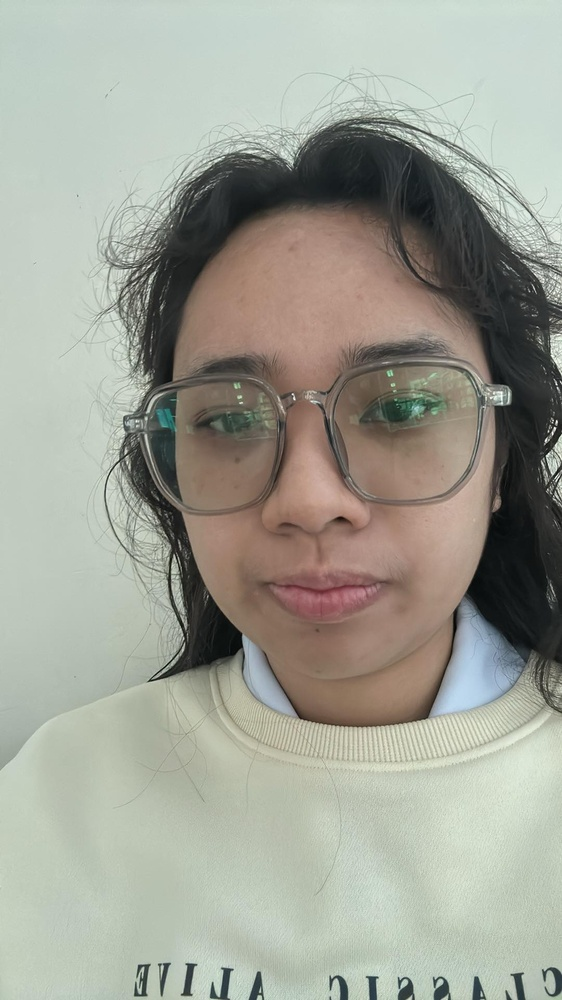
#> input picture input/jozza1.jpg, 562 x 1000 px, shrunk from 1080 x 1920 before the run; its folder holds only this picture in this run
$ python processor.py
#> lines starting #> are read from the running program, lines starting #| are printed output that depends on the picture; after the words box and inside, x2 and y2 are one past the last pixel; in counts of white or black regions, pixels touching at a corner belong together
import cv2
import os

def process_images():
    # 1. Automatically detect image files in input directory
    input_dir = 'input/'
    output_dir = 'output/'

    if not os.path.exists(output_dir):
        os.makedirs(output_dir)

    for filename in os.listdir(input_dir):
        if filename.endswith((".jpg", ".png", ".jpeg")):
            img = cv2.imread(os.path.join(input_dir, filename))
#> img is the input picture: shape (1000, 562, 3); mean B, G, R 149.7, 160.9, 159.5

            # 2. Chained Processing (Requirement #2)
            # Technique A: Grayscale
            gray = cv2.cvtColor(img, cv2.COLOR_BGR2GRAY)
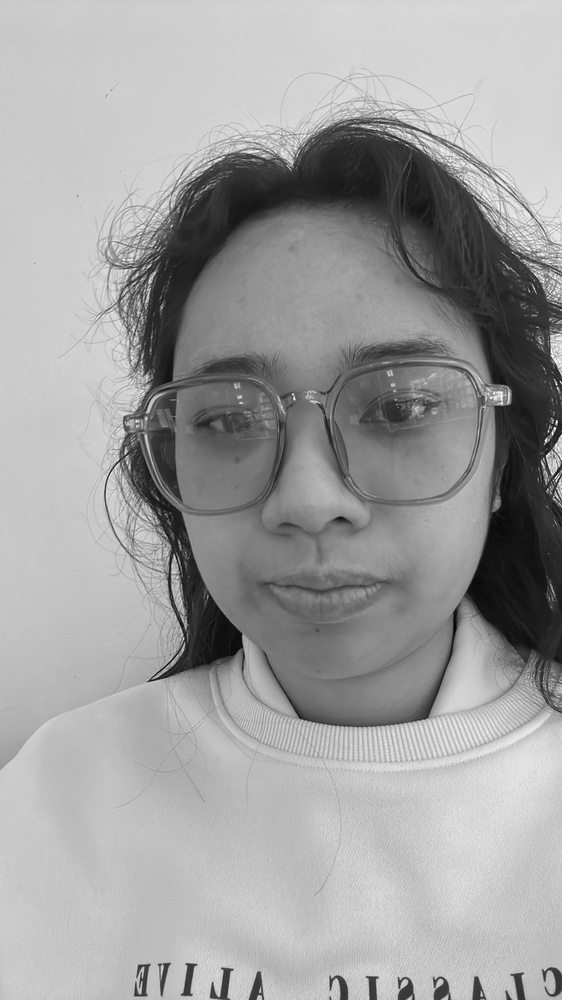
#> gray: shape (1000, 562); min 2, max 255, mean 159.2

            # Technique B: Edge Detection
            edges = cv2.Canny(gray, 100, 200)
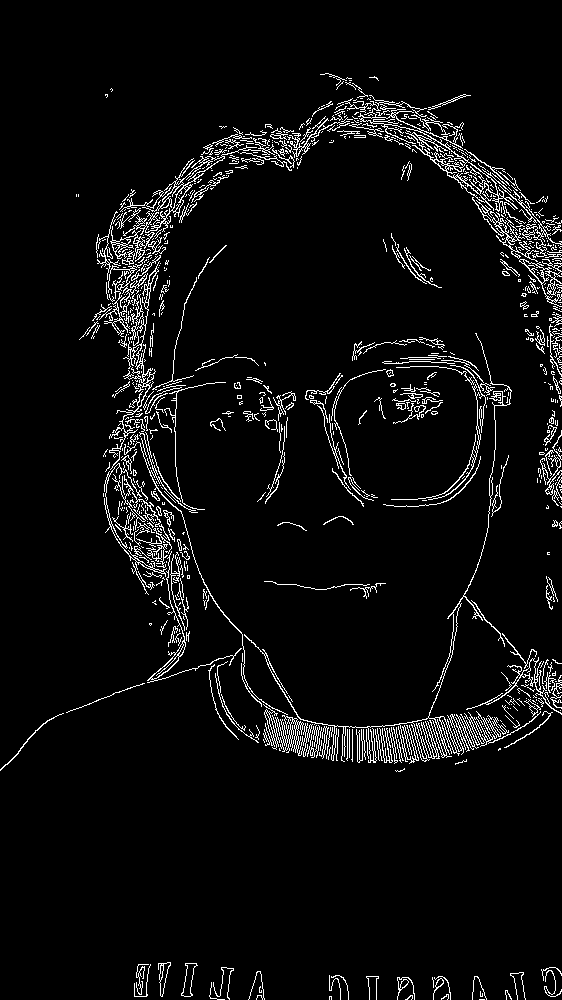
#> edges: shape (1000, 562); 5% white in thin lines or dots
            #edges = None #intentional error for testing

            # 3. Save processed images (Requirement #3)
            cv2.imwrite(os.path.join(output_dir, f"processed_{filename}"), edges)
            print(f"Successfully processed {filename}")

if __name__ == "__main__":
    process_images()

$ run again, on input/jozza2.jpg
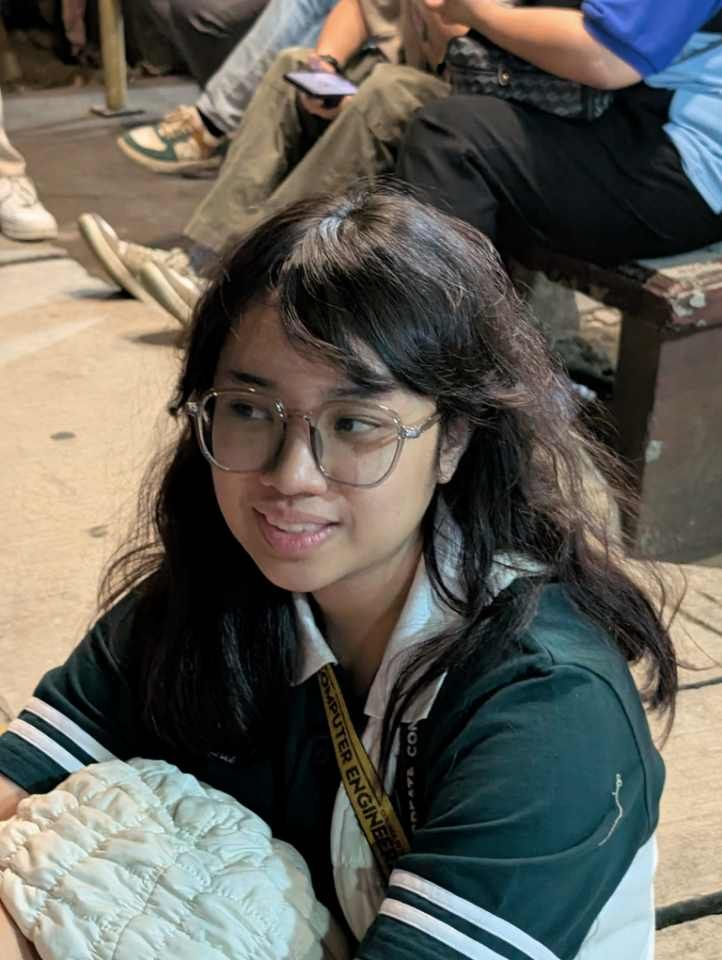
#> input picture input/jozza2.jpg, 722 x 960 px
#> in process_images, img is the input picture: shape (960, 722, 3); mean B, G, R 88.5, 96.2, 98.8
#> in process_images, `gray = cv2.cvtColor(img, cv2.COLOR_BGR2GRAY)`:
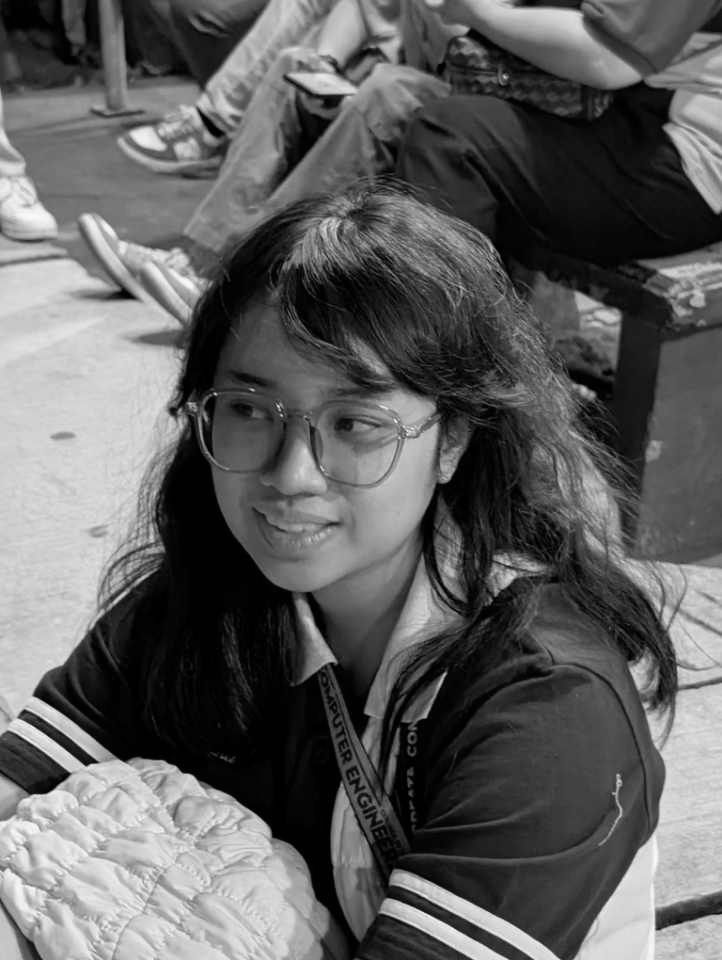
#> gray: shape (960, 722); min 0, max 253, mean 96.1
#> in process_images, `edges = cv2.Canny(gray, 100, 200)`:
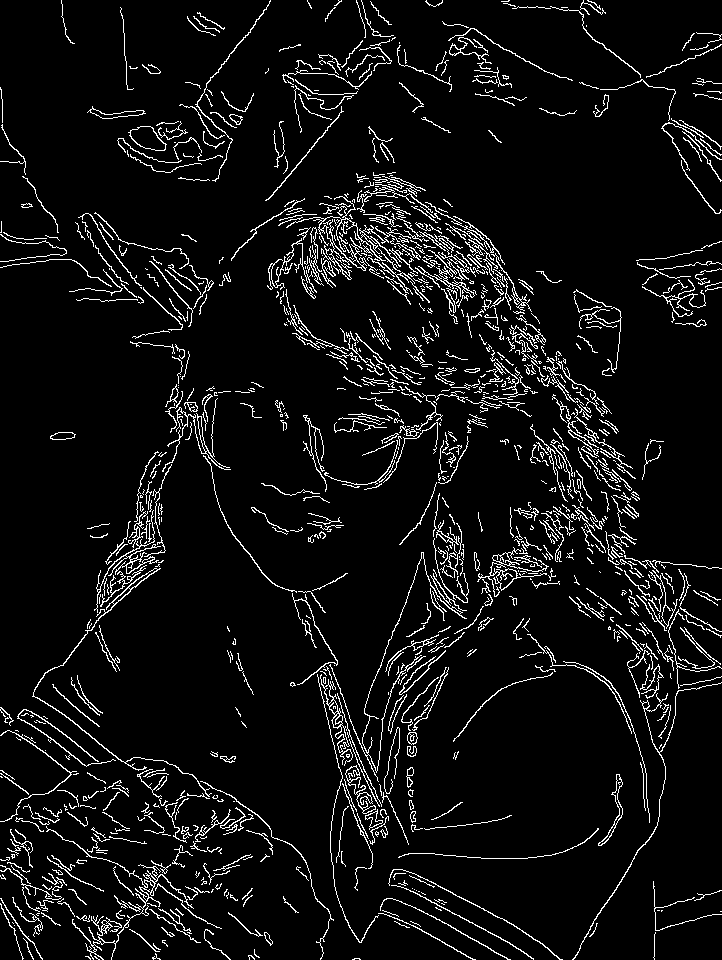
#> edges: shape (960, 722); 6.5% white in thin lines or dots

$ run again, on input/lion.jpg
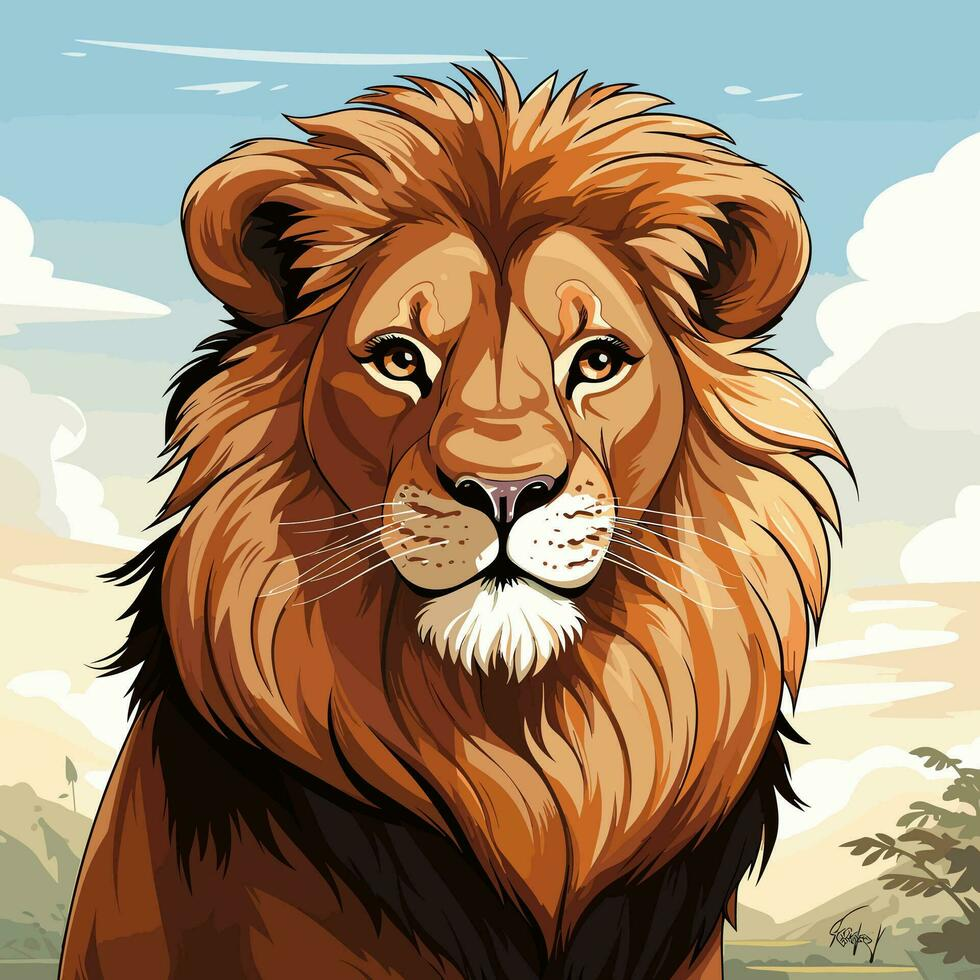
#> input picture input/lion.jpg, 980 x 980 px
#> in process_images, img is the input picture: shape (980, 980, 3); mean B, G, R 115.6, 140.4, 162.6
#> in process_images, `gray = cv2.cvtColor(img, cv2.COLOR_BGR2GRAY)`:
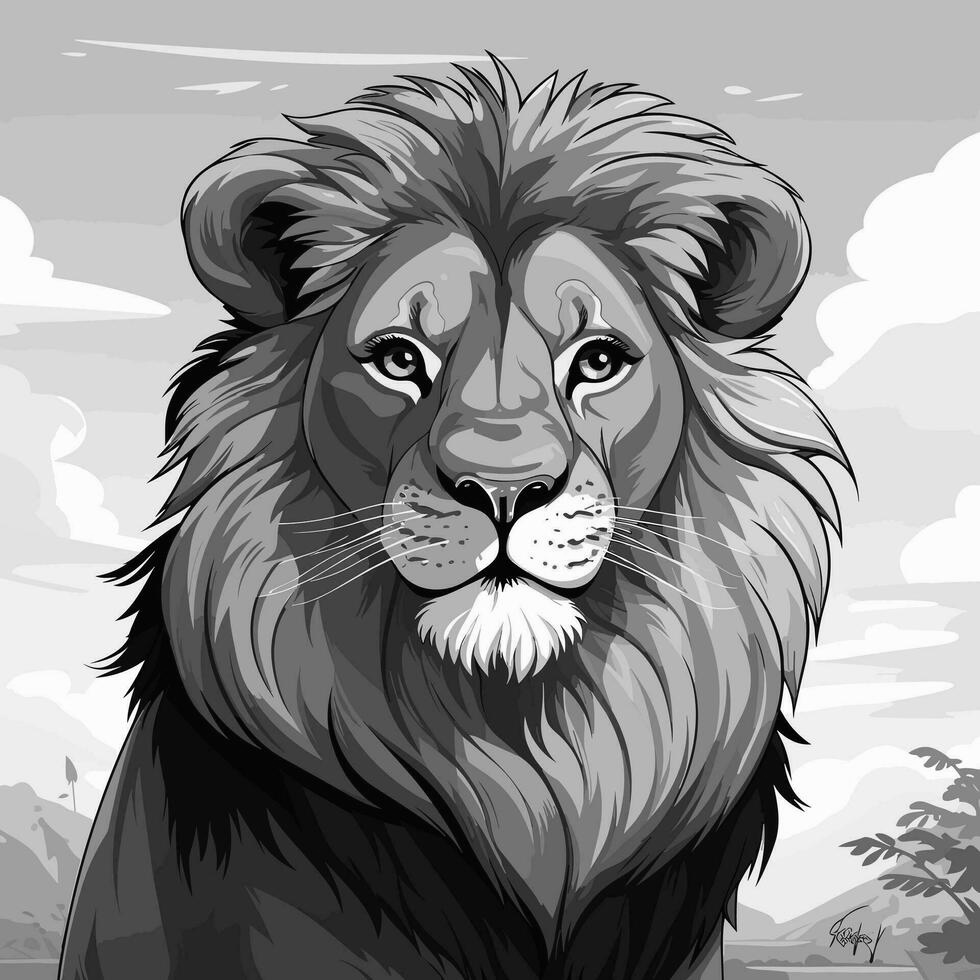
#> gray: shape (980, 980); min 0, max 255, mean 144.2
#> in process_images, `edges = cv2.Canny(gray, 100, 200)`:
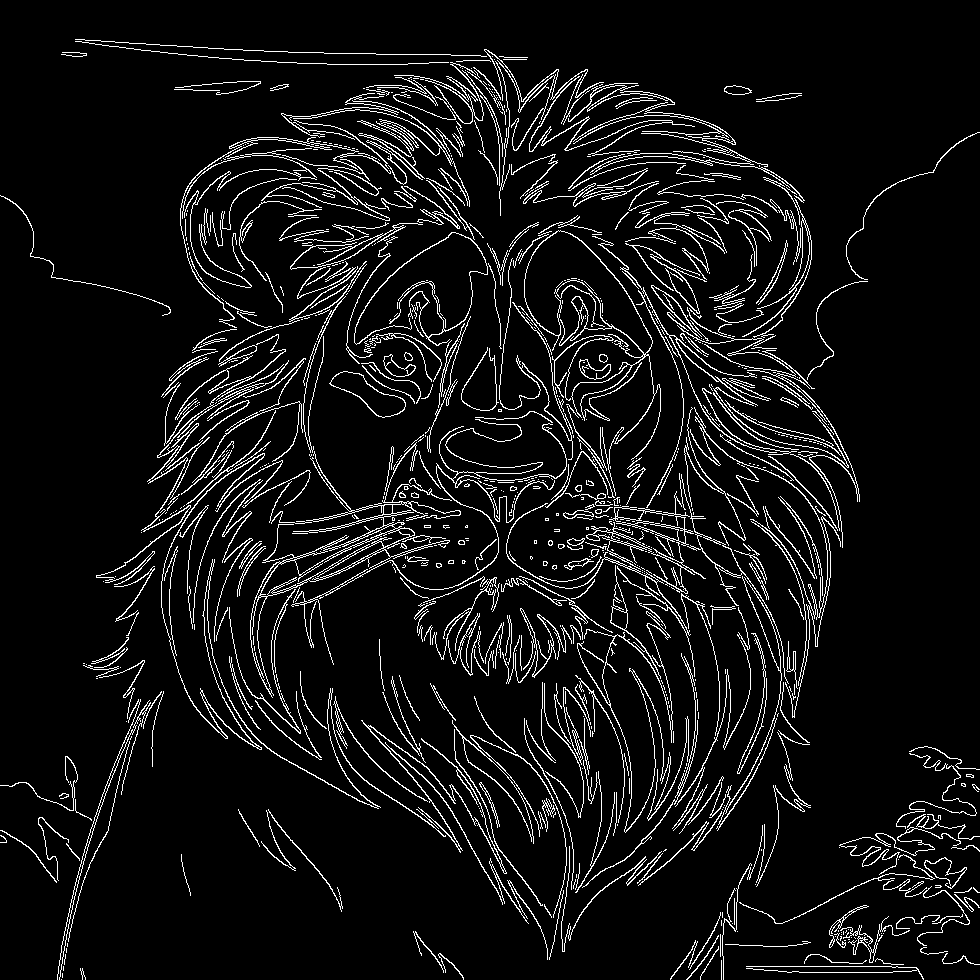
#> edges: shape (980, 980); 7.2% white in thin lines or dots

$ run again, on input/pig.jpg
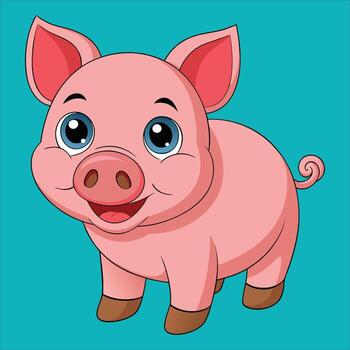
#> input picture input/pig.jpg, 350 x 350 px
#> in process_images, img is the input picture: shape (350, 350, 3); mean B, G, R 163.3, 158.7, 112
#> in process_images, `gray = cv2.cvtColor(img, cv2.COLOR_BGR2GRAY)`:
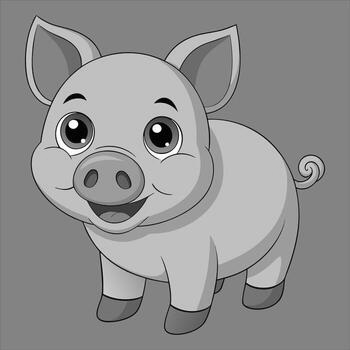
#> gray: shape (350, 350); min 0, max 255, mean 145.2
#> in process_images, `edges = cv2.Canny(gray, 100, 200)`:
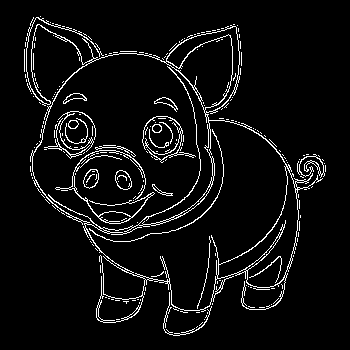
#> edges: shape (350, 350); 5.7% white in thin lines or dots, all inside (x1, y1, x2, y2) = (24, 16, 326, 336)
